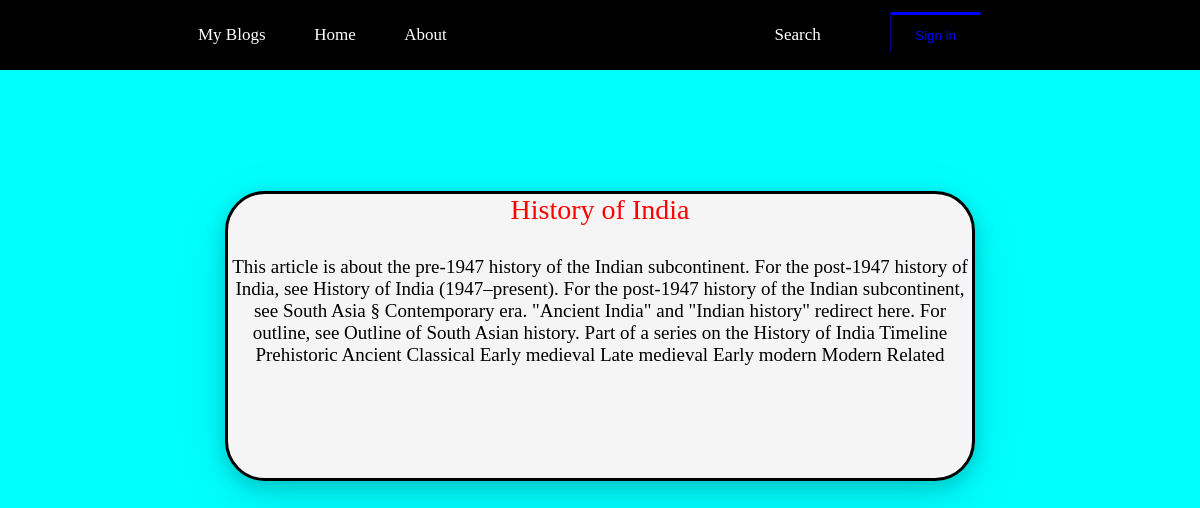
/one/1, run on the app's committed database.
### home/models.py (models this page shows)
class Article(models.Model):
    name=models.CharField(max_length=50)
    descriptions=models.CharField(max_length=900)

### home/views.py (the view)
# urls.py: path('one/<int:pk>',views.details,name='details'),
def details(req,pk):
    data1= Article.objects.get(id=pk)
    context={
        'data1':data1
    }
    return render(req,'details.html',context)

### home/templates/details.html (shortened to what this page needs)
<!DOCTYPE html>
<html lang="en">
<head>
</head>
<body>
    <div id="d1">
        <div id="d2">
            <ul>
                <li>My Blogs</li>
                <li><a href="{% url 'home' %}">Home</a></li>
                <li><a href="{% url 'about' %}">About</a></li>
            </ul>
        </div>
        <div id="d3">
           <ol>
            <li>Search</li>
            <li><button id="d4">Sign in</button></li>
           </ol>
        </div>
    </div>
    <div id="demo1">
      <center>
        <div id="demo2">
            <p style="font-size: 28px; color: red; font-weight: 500;">{{data1.name}}</p>
            <p style="padding-top:4%; font-size: 19px;">{{data1.descriptions}}</p>
           </div>
      </center>
    </div>
</body>
</html>

### home/templates/details.html (style rules this page uses)
* { margin: 0%; padding: 0%; box-sizing: border-box; }
#d1 { border: 2px solid; height: 70px; width: 100%; display: flex; justify-content: space-evenly; background-color: black; }
#d2 { border: 2px solid; height: 50px; width: 350px; margin-top: 1%; }
#d2 ul { list-style: none; display: flex; justify-content: space-evenly; padding-top: 2.5%; font-size: 17px; color: white; }
#d3 { border: 2px solid; height: 50; width: 350px; margin-left:5%; }
#d3 ol { display: flex; justify-content: space-evenly; list-style: none; padding-top: 6%; font-size: 17px; color: white; }
#d4 { height: 40px; width: 90px; margin-top: -14%; border: none; color: blue; box-shadow: -0.5px -3px blue; background-color: black; }
#demo1 { border: 1px solid aqua; height: 100vh; background-color: aqua; }
#demo2 { border: 3px solid; height: 290px; width: 750px; margin-top: 10%; box-shadow: -3px -3px rgb(245, 234, 219); background-color: whitesmoke; box-shadow: rgba(17, 17, 26, 0.1) 0px 4px 16px, rgba(17, 17, 26, 0.1) 0px 8px 24px, rgba(17, 17, 26, 0.1) 0px 16px 56px; border-radius: 40px; }
a { text-decoration: none; color: white; }

### data on the page
Article: name "History of India", descriptions "This article is about the pre-1947 history of the Indian subcontinent. For the post-1947 history of India, see History of India (1947–present). For the post-1947 history of the Indian subcontinent, see South Asia § Contemporary era. \"Ancient India\" and \"Indian history\" redirect here. For outline, see Outline of South Asian history. Part of a series on the History of India Timeline Prehistoric Ancient Classical Early medieval Late medieval Early modern Modern Related"
